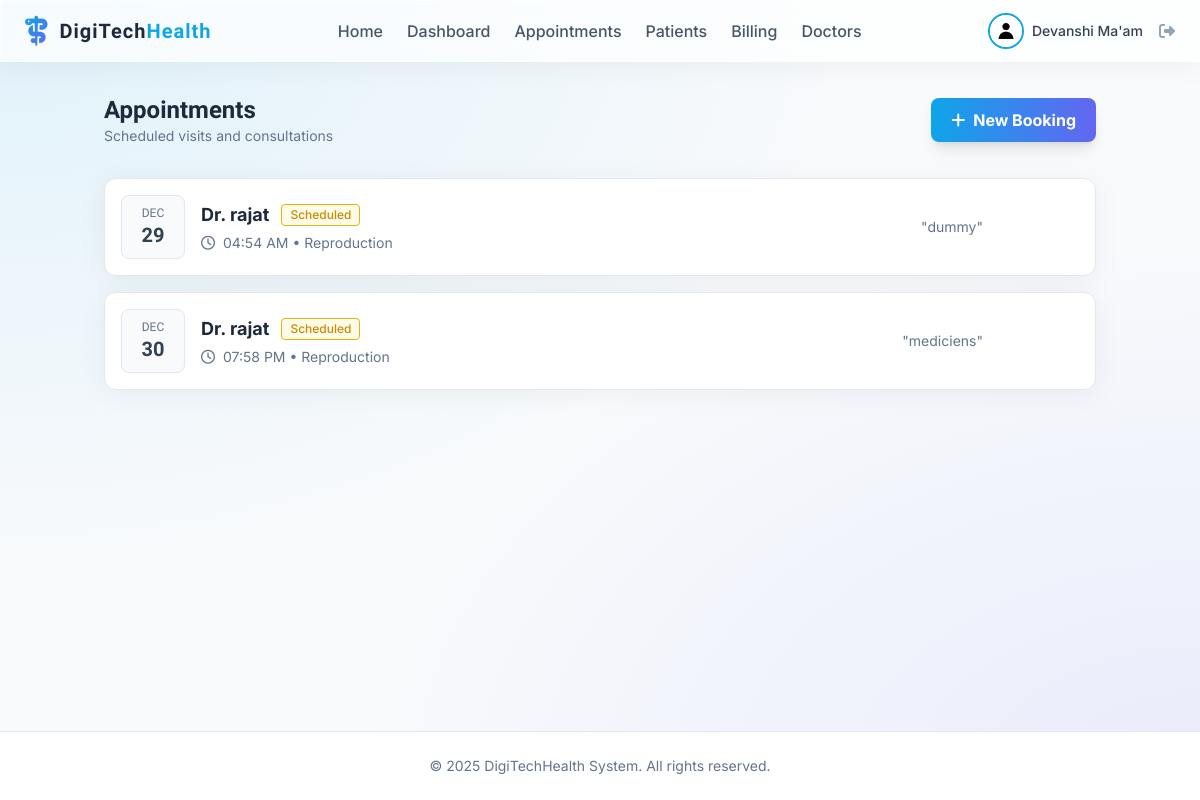
The app's page /appointments (signed in), older data.
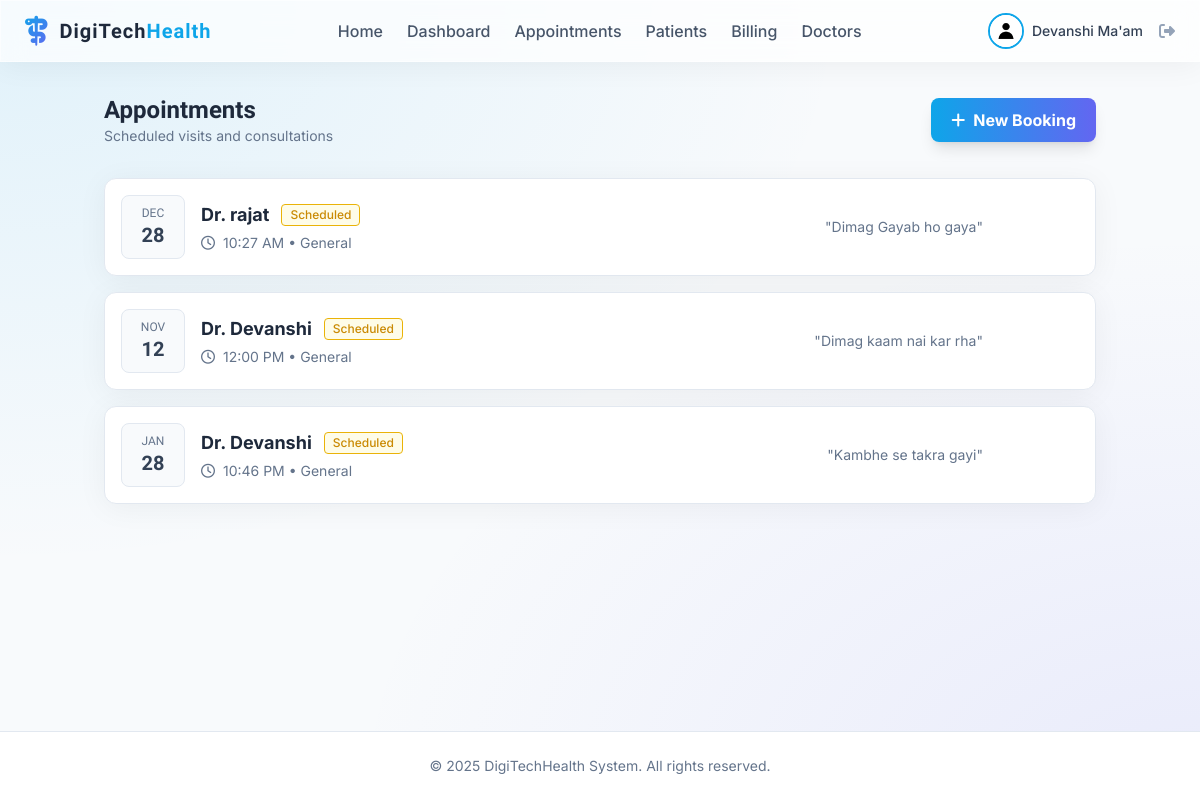
The same page, newer data.
### app/models.py (models this page shows, shortened)
class User(db.Model, UserMixin):
    id = db.Column(db.Integer, primary_key=True)
    username = db.Column(db.String(20), unique=True, nullable=False)
    email = db.Column(db.String(120), unique=True, nullable=False)
    image_file = db.Column(db.String(20), nullable=False, default='default.jpg')
    password_hash = db.Column(db.String(128))
    role = db.Column(db.String(20), nullable=False, default='patient')

class Appointment(db.Model):
    id = db.Column(db.Integer, primary_key=True)
    patient_id = db.Column(db.Integer, db.ForeignKey('patient.id'), nullable=True) # Optional link to existing patient
    doctor_id = db.Column(db.Integer, db.ForeignKey('doctor.id'), nullable=False)
    date_time = db.Column(db.DateTime, nullable=False)
    reason = db.Column(db.String(200), nullable=False)
    status = db.Column(db.String(20), nullable=False, default='Scheduled') # Scheduled, Completed, Cancelled
    patient = db.relationship('Patient', backref='appointments')
    doctor = db.relationship('Doctor', backref='appointments')

class Doctor(db.Model):
    id = db.Column(db.Integer, primary_key=True)
    user_id = db.Column(db.Integer, db.ForeignKey('user.id'), nullable=False)
    specialization = db.Column(db.String(100), nullable=False)
    availability = db.Column(db.String(200), nullable=True, default="Mon-Fri 9am-5pm")
    user = db.relationship('User', backref=db.backref('doctor_profile', uselist=False))

### app/appointment/routes.py (the view)
@appointment.route("/appointments")
@login_required
def list_appointments():
    if current_user.role == 'doctor':
        doctor = Doctor.query.filter_by(user_id=current_user.id).first()
        if doctor:
            appointments = Appointment.query.filter_by(doctor_id=doctor.id).all()
        else:
            appointments = []
    elif current_user.role == 'admin' or current_user.role == 'receptionist':
         appointments = Appointment.query.all()
    else:
        patient = Patient.query.filter_by(user_id=current_user.id).first()
        if patient:
            appointments = Appointment.query.filter_by(patient_id=patient.id).all()
        else:
            appointments = []
    return render_template('appointment/list.html', appointments=appointments)

### app/models.py (called while the page is built)
@login_manager.user_loader
def load_user(user_id):
    return User.query.get(int(user_id))

### app/templates/appointment/list.html (shortened to what this page needs)
{% extends "base.html" %}
{% block content %}
<div class="flex justify-between items-center mb-8">
    <div>
        <h2 class="text-2xl font-display font-bold text-slate-800">Appointments</h2>
        <p class="text-slate-500 text-sm">Scheduled visits and consultations</p>
    </div>
    <a href="{{ url_for('appointment.book_appointment') }}"
        class="px-5 py-2.5 bg-gradient-to-r from-primary to-secondary text-white font-bold rounded-lg shadow-lg hover:shadow-primary/40 transform hover:-translate-y-0.5 transition-all flex items-center">
        <i class="fa-solid fa-plus mr-2"></i> New Booking
    </a>
</div>
<div class="grid grid-cols-1 gap-4">
    {% for apt in appointments %}
    <div
        class="glass p-4 rounded-xl border border-slate-200 hover:shadow-md transition-all flex flex-col md:flex-row md:items-center justify-between group bg-white">
        <div class="flex items-center mb-4 md:mb-0">
            <div
                class="flex flex-col items-center justify-center h-16 w-16 bg-slate-50 rounded-lg text-slate-700 font-display border border-slate-200 mr-4">
                <span class="text-xs text-slate-500 uppercase">{{ apt.date_time.strftime('%b') }}</span>
                <span class="text-xl font-bold">{{ apt.date_time.day }}</span>
            </div>
            <div>
                <div class="flex items-center mb-1">
                    {% if current_user.role == 'doctor' %}
                    <h3 class="text-lg font-bold text-slate-800 mr-3">
                        {% if apt.patient %}
                        {{ apt.patient.name }}
                        {% else %}
                        <span class="text-slate-400 italic">Unknown Patient</span>
                        {% endif %}
                    </h3>
                    {% else %}
                    <h3 class="text-lg font-bold text-slate-800 mr-3">Dr. {{ apt.doctor.user.username }}</h3>
                    {% endif %}
                    <span class="text-xs px-2 py-0.5 rounded border font-medium
                        {% if apt.status == 'Scheduled' %} border-yellow-500 text-yellow-600 bg-yellow-50
                        {% elif apt.status == 'Completed' %} border-green-500 text-green-600 bg-green-50
                        {% else %} border-red-500 text-red-600 bg-red-50 {% endif %}">
                        {{ apt.status }}
                    </span>
                </div>
                <p class="text-sm text-slate-500"><i class="fa-regular fa-clock mr-1"></i> {{
                    apt.date_time.strftime('%I:%M %p') }} &bull; {{ apt.doctor.specialization }}</p>
            </div>
        </div>
        <div class="flex items-center justify-between md:justify-end w-full md:w-auto">
            <div class="mr-6 text-sm text-slate-500 truncate max-w-[200px]">
                "{{ apt.reason }}"
            </div>
        </div>
    </div>
    {% else %}
    <div class="py-16 text-center text-slate-500 glass rounded-xl border border-slate-200 border-dashed">
        <i class="fa-regular fa-calendar-xmark text-4xl mb-4 opacity-50"></i>
        <p>No appointments scheduled.</p>
    </div>
    {% endfor %}
</div>
{% endblock %}

### app/templates/base.html (shortened to what this page needs)
<!doctype html>
<html lang="en">
<head>
  <script src="https://cdn.tailwindcss.com"></script>
  <link rel="stylesheet" href="https://cdnjs.cloudflare.com/ajax/libs/font-awesome/6.4.0/css/all.min.css">
  <link rel="stylesheet" href="{{ url_for('static', filename='css/main.css') }}">
</head>
<body class="overflow-x-hidden">
  <div class="min-h-screen flex flex-col">
    {% if current_user.is_authenticated %}
    <nav class="glass sticky top-0 z-50 px-6 py-3 flex justify-between items-center">
      <div class="flex items-center">
        <i class="fa-solid fa-staff-snake text-3xl gradient-text mr-3"></i>
        <a href="{{ url_for('main.home') }}" class="text-xl font-display font-bold text-slate-800 tracking-wider">
          DigiTech<span class="text-primary">Health</span>
        </a>
      </div>
      <div class="hidden lg:flex items-center space-x-6">
        <a href="{{ url_for('main.home') }}"
          class="font-medium text-slate-600 hover:text-primary transition-colors {{ 'text-primary' if request.endpoint == 'main.home' }}">Home</a>
        {% if current_user.role in ['admin', 'doctor', 'receptionist'] %}
        <a href="{{ url_for('main.dashboard') }}"
          class="font-medium text-slate-600 hover:text-primary transition-colors {{ 'text-primary' if request.endpoint == 'main.dashboard' }}">Dashboard</a>
        {% endif %}
        <a href="{{ url_for('appointment.list_appointments') }}"
          class="font-medium text-slate-600 hover:text-primary transition-colors {{ 'text-primary' in request.endpoint and 'appointment' in request.endpoint }}">Appointments</a>
        <a href="{{ url_for('patient.list_patients') }}"
          class="font-medium text-slate-600 hover:text-primary transition-colors {{ 'text-primary' in request.endpoint and 'patient' in request.endpoint }}">
          {{ 'Patients' if current_user.role in ['admin', 'doctor', 'receptionist'] else 'My Profile' }}
        </a>
        <a href="{{ url_for('billing.list_invoices') }}"
          class="font-medium text-slate-600 hover:text-primary transition-colors {{ 'text-primary' in request.endpoint and 'billing' in request.endpoint }}">
          {{ 'Billing' if current_user.role in ['admin', 'doctor', 'receptionist'] else 'My Invoices' }}
        </a>
        {% if current_user.role in ['admin', 'doctor', 'receptionist'] %}
        <a href="{{ url_for('doctor.list_doctors') }}"
          class="font-medium text-slate-600 hover:text-primary transition-colors {{ 'text-primary' in request.endpoint and 'doctor' in request.endpoint }}">Doctors</a>
        {% endif %}
      </div>
      <div class="flex items-center space-x-4">
        <a href="{{ url_for('main.account') }}" class="flex items-center space-x-2 group">
          <div class="relative">
            <img
              class="h-9 w-9 rounded-full object-cover border-2 border-primary group-hover:border-secondary transition-colors"
              src="{{ url_for('static', filename='profile_pics/' + current_user.image_file) }}"
              alt="{{ current_user.username }}">
          </div>
          <span class="hidden md:block font-medium text-sm text-slate-700 group-hover:text-primary transition-colors">{{
            current_user.username }}</span>
        </a>
        <a href="{{ url_for('auth.logout') }}" class="text-slate-400 hover:text-red-500 transition-colors"
          title="Logout">
          <i class="fa-solid fa-right-from-bracket"></i>
        </a>
      </div>
    </nav>
    {% endif %}
    <main class="flex-1 container mx-auto px-4 py-8">
      <div class="fade-in-up">
        {% block content %}{% endblock %}
      </div>
    </main>
    <footer class="bg-white border-t border-slate-200 py-6 mt-auto">
      <div class="container mx-auto px-4 text-center text-slate-500 text-sm">
        &copy; 2025 DigiTechHealth System. All rights reserved.
      </div>
    </footer>
  </div>
</body>
</html>

### app/static/css/main.css (style rules this page uses)
.glass { background: rgba(255, 255, 255, 0.7); backdrop-filter: blur(12px); -webkit-backdrop-filter: blur(12px); border: 1px solid rgba(255, 255, 255, 0.5); box-shadow: 0 4px 30px rgba(0, 0, 0, 0.05); }
.gradient-text { background: linear-gradient(135deg, #0ea5e9, #6366f1); -webkit-background-clip: text; background-clip: text; color: transparent; }

### app/templates/base.html (style rules this page uses)
body { background-color: #f8fafc; background-image: radial-gradient(at 0% 0%, rgba(14, 165, 233, 0.1) 0, transparent 50%), radial-gradient(at 100% 100%, rgba(99, 102, 241, 0.1) 0, transparent 50%); color: #1e293b; font-family: 'Inter', sans-serif; min-height: 100vh; }

Row changes from the older to the newer data that the page shows:
removed Appointment: date_time "DEC", date_time.day "29", doctor.user.username "rajat", status "Scheduled", date_time "04:54 AM", doctor.specialization "Reproduction", reason "dummy"
removed Appointment: date_time "DEC", date_time.day "30", doctor.user.username "rajat", status "Scheduled", date_time "07:58 PM", doctor.specialization "Reproduction", reason "mediciens"
added Appointment: date_time "DEC", date_time.day "28", doctor.user.username "rajat", status "Scheduled", date_time "10:27 AM", doctor.specialization "General", reason "Dimag Gayab ho gaya"
added Appointment: date_time "NOV", date_time.day "12", doctor.user.username "Devanshi", status "Scheduled", date_time "12:00 PM", doctor.specialization "General", reason "Dimag kaam nai kar rha"
added Appointment: date_time "JAN", date_time.day "28", doctor.user.username "Devanshi", status "Scheduled", date_time "10:46 PM", doctor.specialization "General", reason "Kambhe se takra gayi"
